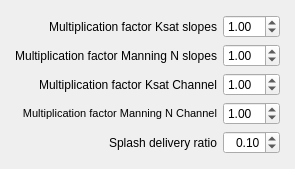
              <widget class="QWidget" name="page">
               <property name="geometry">
                <rect>
                 <x>0</x>
                 <y>0</y>
                 <width>275</width>
                 <height>156</height>
                </rect>
               </property>
               <attribute name="label">
                <string>Calibration</string>
               </attribute>
               <layout class="QGridLayout" name="gridLayout_26">
                <item row="0" column="0">
                 <widget class="QFrame" name="frame">
                  <layout class="QGridLayout" name="gridLayout_6">
                   <property name="margin">
                    <number>4</number>
                   </property>
                   <item row="0" column="0">
                    <widget class="QLabel" name="label_9">
                     <property name="palette">
                      <palette>
                       <active>
                        <colorrole role="ButtonText">
                         <brush brushstyle="SolidPattern">
                          <color alpha="255">
                           <red>0</red>
                           <green>0</green>
                           <blue>0</blue>
                          </color>
                         </brush>
                        </colorrole>
                       </active>
                       <inactive>
                        <colorrole role="ButtonText">
                         <brush brushstyle="SolidPattern">
                          <color alpha="255">
                           <red>0</red>
                           <green>0</green>
                           <blue>0</blue>
                          </color>
                         </brush>
                        </colorrole>
                       </inactive>
                       <disabled>
                        <colorrole role="ButtonText">
                         <brush brushstyle="SolidPattern">
                          <color alpha="255">
                           <red>122</red>
                           <green>122</green>
                           <blue>122</blue>
                          </color>
                         </brush>
                        </colorrole>
                       </disabled>
                      </palette>
                     </property>
                     <property name="font">
                      <font>
                       <weight>50</weight>
                       <bold>false</bold>
                      </font>
                     </property>
                     <property name="text">
                      <string>Multiplication factor Ksat slopes</string>
                     </property>
                     <property name="alignment">
                      <set>Qt::AlignRight|Qt::AlignTrailing|Qt::AlignVCenter</set>
                     </property>
                    </widget>
                   </item>
                   <item row="0" column="1">
                    <widget class="QDoubleSpinBox" name="E_CalibrateKsat">
                     <property name="sizePolicy">
                      <sizepolicy hsizetype="Fixed" vsizetype="Fixed">
                       <horstretch>0</horstretch>
                       <verstretch>0</verstretch>
                      </sizepolicy>
                     </property>
                     <property name="font">
                      <font>
                       <weight>50</weight>
                       <bold>false</bold>
                      </font>
                     </property>
                     <property name="singleStep">
                      <double>0.010000000000000</double>
                     </property>
                     <property name="value">
                      <double>1.000000000000000</double>
                     </property>
                    </widget>
                   </item>
                   <item row="1" column="0">
                    <widget class="QLabel" name="label_10">
                     <property name="palette">
                      <palette>
                       <active>
                        <colorrole role="ButtonText">
                         <brush brushstyle="SolidPattern">
                          <color alpha="255">
                           <red>0</red>
                           <green>0</green>
                           <blue>0</blue>
                          </color>
                         </brush>
                        </colorrole>
                       </active>
                       <inactive>
                        <colorrole role="ButtonText">
                         <brush brushstyle="SolidPattern">
                          <color alpha="255">
                           <red>0</red>
                           <green>0</green>
                           <blue>0</blue>
                          </color>
                         </brush>
                        </colorrole>
                       </inactive>
                       <disabled>
                        <colorrole role="ButtonText">
                         <brush brushstyle="SolidPattern">
                          <color alpha="255">
                           <red>122</red>
                           <green>122</green>
                           <blue>122</blue>
                          </color>
                         </brush>
                        </colorrole>
                       </disabled>
                      </palette>
                     </property>
                     <property name="font">
                      <font>
                       <weight>50</weight>
                       <bold>false</bold>
                      </font>
                     </property>
                     <property name="text">
                      <string>Multiplication factor Manning N slopes</string>
                     </property>
                     <property name="alignment">
                      <set>Qt::AlignRight|Qt::AlignTrailing|Qt::AlignVCenter</set>
                     </property>
                    </widget>
                   </item>
                   <item row="1" column="1">
                    <widget class="QDoubleSpinBox" name="E_CalibrateN">
                     <property name="font">
                      <font>
                       <weight>50</weight>
                       <bold>false</bold>
                      </font>
                     </property>
                     <property name="singleStep">
                      <double>0.010000000000000</double>
                     </property>
                     <property name="value">
                      <double>1.000000000000000</double>
                     </property>
                    </widget>
                   </item>
                   <item row="2" column="0">
                    <widget class="QLabel" name="label_11">
                     <property name="palette">
                      <palette>
                       <active>
                        <colorrole role="ButtonText">
                         <brush brushstyle="SolidPattern">
                          <color alpha="255">
                           <red>0</red>
                           <green>0</green>
                           <blue>0</blue>
                          </color>
                         </brush>
                        </colorrole>
                       </active>
                       <inactive>
                        <colorrole role="ButtonText">
                         <brush brushstyle="SolidPattern">
                          <color alpha="255">
                           <red>0</red>
                           <green>0</green>
                           <blue>0</blue>
                          </color>
                         </brush>
                        </colorrole>
                       </inactive>
                       <disabled>
                        <colorrole role="ButtonText">
                         <brush brushstyle="SolidPattern">
                          <color alpha="255">
                           <red>122</red>
                           <green>122</green>
                           <blue>122</blue>
                          </color>
                         </brush>
                        </colorrole>
                       </disabled>
                      </palette>
                     </property>
                     <property name="font">
                      <font>
                       <weight>50</weight>
                       <bold>false</bold>
                      </font>
                     </property>
                     <property name="text">
                      <string>Multiplication factor Ksat Channel</string>
                     </property>
                     <property name="alignment">
                      <set>Qt::AlignRight|Qt::AlignTrailing|Qt::AlignVCenter</set>
                     </property>
                    </widget>
                   </item>
                   <item row="2" column="1">
                    <widget class="QDoubleSpinBox" name="E_CalibrateChKsat">
                     <property name="font">
                      <font>
                       <weight>50</weight>
                       <bold>false</bold>
                      </font>
                     </property>
                     <property name="singleStep">
                      <double>0.010000000000000</double>
                     </property>
                     <property name="value">
                      <double>1.000000000000000</double>
                     </property>
                    </widget>
                   </item>
                   <item row="3" column="0">
                    <widget class="QLabel" name="label_12">
                     <property name="palette">
                      <palette>
                       <active>
                        <colorrole role="ButtonText">
                         <brush brushstyle="SolidPattern">
                          <color alpha="255">
                           <red>0</red>
                           <green>0</green>
                           <blue>0</blue>
                          </color>
                         </brush>
                        </colorrole>
                       </active>
                       <inactive>
                        <colorrole role="ButtonText">
                         <brush brushstyle="SolidPattern">
                          <color alpha="255">
                           <red>0</red>
                           <green>0</green>
                           <blue>0</blue>
                          </color>
                         </brush>
                        </colorrole>
                       </inactive>
                       <disabled>
                        <colorrole role="ButtonText">
                         <brush brushstyle="SolidPattern">
                          <color alpha="255">
                           <red>122</red>
                           <green>122</green>
                           <blue>122</blue>
                          </color>
                         </brush>
                        </colorrole>
                       </disabled>
                      </palette>
                     </property>
                     <property name="text">
                      <string>&lt;!DOCTYPE HTML PUBLIC &quot;-//W3C//DTD HTML 4.0//EN&quot; &quot;http://www.w3.org/TR/REC-html40/strict.dtd&quot;&gt;
&lt;html&gt;&lt;head&gt;&lt;meta name=&quot;qrichtext&quot; content=&quot;1&quot; /&gt;&lt;style type=&quot;text/css&quot;&gt;
p, li { white-space: pre-wrap; }
&lt;/style&gt;&lt;/head&gt;&lt;body style=&quot; font-family:'MS Shell Dlg 2'; font-size:8.25pt; font-weight:400; font-style:normal;&quot;&gt;
&lt;p style=&quot; margin-top:0px; margin-bottom:0px; margin-left:0px; margin-right:0px; -qt-block-indent:0; text-indent:0px;&quot;&gt;&lt;span style=&quot; font-size:8pt;&quot;&gt;Multiplication factor Manning N Channel&lt;/span&gt;&lt;/p&gt;&lt;/body&gt;&lt;/html&gt;</string>
                     </property>
                     <property name="alignment">
                      <set>Qt::AlignRight|Qt::AlignTrailing|Qt::AlignVCenter</set>
                     </property>
                    </widget>
                   </item>
                   <item row="3" column="1">
                    <widget class="QDoubleSpinBox" name="E_CalibrateChN">
                     <property name="font">
                      <font>
                       <weight>50</weight>
                       <bold>false</bold>
                      </font>
                     </property>
                     <property name="singleStep">
                      <double>0.010000000000000</double>
                     </property>
                     <property name="value">
                      <double>1.000000000000000</double>
                     </property>
                    </widget>
                   </item>
                   <item row="4" column="1">
                    <widget class="QDoubleSpinBox" name="E_SplashDelibery">
                     <property name="font">
                      <font>
                       <weight>50</weight>
                       <bold>false</bold>
                      </font>
                     </property>
                     <property name="alignment">
                      <set>Qt::AlignRight|Qt::AlignTrailing|Qt::AlignVCenter</set>
                     </property>
                     <property name="decimals">
                      <number>2</number>
                     </property>
                     <property name="maximum">
                      <double>1.000000000000000</double>
                     </property>
                     <property name="singleStep">
                      <double>0.010000000000000</double>
                     </property>
                     <property name="value">
                      <double>0.100000000000000</double>
                     </property>
                    </widget>
                   </item>
                   <item row="4" column="0">
                    <widget class="QLabel" name="label_58">
                     <property name="palette">
                      <palette>
                       <active>
                        <colorrole role="ButtonText">
                         <brush brushstyle="SolidPattern">
                          <color alpha="255">
                           <red>0</red>
                           <green>0</green>
                           <blue>0</blue>
                          </color>
                         </brush>
                        </colorrole>
                       </active>
                       <inactive>
                        <colorrole role="ButtonText">
                         <brush brushstyle="SolidPattern">
                          <color alpha="255">
                           <red>0</red>
                           <green>0</green>
                           <blue>0</blue>
                          </color>
                         </brush>
                        </colorrole>
                       </inactive>
                       <disabled>
                        <colorrole role="ButtonText">
                         <brush brushstyle="SolidPattern">
                          <color alpha="255">
                           <red>122</red>
                           <green>122</green>
                           <blue>122</blue>
                          </color>
                         </brush>
                        </colorrole>
                       </disabled>
                      </palette>
                     </property>
                     <property name="font">
                      <font>
                       <weight>50</weight>
                       <bold>false</bold>
                      </font>
                     </property>
                     <property name="text">
                      <string>Splash delivery ratio</string>
                     </property>
                     <property name="alignment">
                      <set>Qt::AlignRight|Qt::AlignTrailing|Qt::AlignVCenter</set>
                     </property>
                    </widget>
                   </item>
                   <item row="5" column="0">
                    <spacer name="verticalSpacer_5">
                     <property name="orientation">
                      <enum>Qt::Vertical</enum>
                     </property>
                     <property name="sizeHint" stdset="0">
                      <size>
                       <width>20</width>
                       <height>40</height>
                      </size>
                     </property>
                    </spacer>
                   </item>
                  </layout>
                 </widget>
                </item>
                <item row="0" column="1">
                 <spacer name="horizontalSpacer_3">
                  <property name="orientation">
                   <enum>Qt::Horizontal</enum>
                  </property>
                  <property name="sizeHint" stdset="0">
                   <size>
                    <width>40</width>
                    <height>20</height>
                   </size>
                  </property>
                 </spacer>
                </item>
               </layout>
              </widget>
